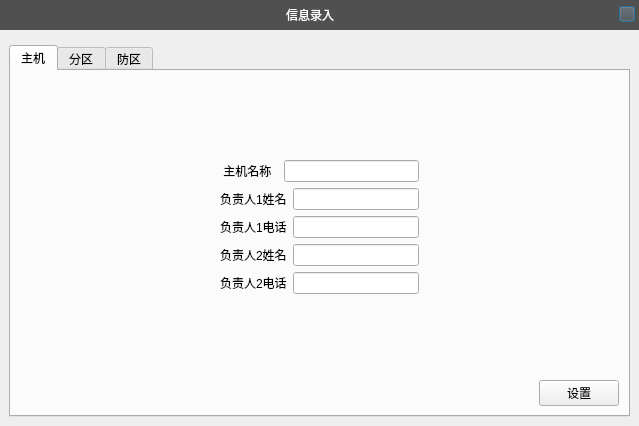
<?xml version="1.0" encoding="UTF-8"?>
<ui version="4.0">
 <class>DataEntryDialog</class>
 <widget class="QDialog" name="DataEntryDialog">
  <property name="geometry">
   <rect>
    <x>0</x>
    <y>0</y>
    <width>639</width>
    <height>426</height>
   </rect>
  </property>
  <property name="windowTitle">
   <string>Dialog</string>
  </property>
  <layout class="QVBoxLayout" name="verticalLayout_10">
   <property name="leftMargin">
    <number>0</number>
   </property>
   <property name="topMargin">
    <number>0</number>
   </property>
   <property name="rightMargin">
    <number>0</number>
   </property>
   <property name="bottomMargin">
    <number>0</number>
   </property>
   <item>
    <layout class="QVBoxLayout" name="verticalLayout_9">
     <item>
      <widget class="QWidget" name="widget" native="true">
       <property name="minimumSize">
        <size>
         <width>0</width>
         <height>30</height>
        </size>
       </property>
       <property name="maximumSize">
        <size>
         <width>16777215</width>
         <height>30</height>
        </size>
       </property>
       <property name="styleSheet">
        <string notr="true">background-color:rgb(80, 80, 80);
color: rgb(255, 255, 255);</string>
       </property>
       <layout class="QHBoxLayout" name="horizontalLayout_11">
        <property name="spacing">
         <number>0</number>
        </property>
        <property name="leftMargin">
         <number>0</number>
        </property>
        <property name="topMargin">
         <number>0</number>
        </property>
        <property name="rightMargin">
         <number>0</number>
        </property>
        <property name="bottomMargin">
         <number>0</number>
        </property>
        <item>
         <layout class="QHBoxLayout" name="horizontalLayout_10">
          <item>
           <spacer name="horizontalSpacer_6">
            <property name="orientation">
             <enum>Qt::Horizontal</enum>
            </property>
            <property name="sizeHint" stdset="0">
             <size>
              <width>40</width>
              <height>20</height>
             </size>
            </property>
           </spacer>
          </item>
          <item>
           <widget class="QLabel" name="label_8">
            <property name="text">
             <string>信息录入</string>
            </property>
           </widget>
          </item>
          <item>
           <spacer name="horizontalSpacer_7">
            <property name="orientation">
             <enum>Qt::Horizontal</enum>
            </property>
            <property name="sizeHint" stdset="0">
             <size>
              <width>40</width>
              <height>20</height>
             </size>
            </property>
           </spacer>
          </item>
          <item>
           <layout class="QVBoxLayout" name="verticalLayout_3">
            <property name="topMargin">
             <number>6</number>
            </property>
            <item>
             <widget class="CPushButton" name="closePushButton">
              <property name="minimumSize">
               <size>
                <width>16</width>
                <height>16</height>
               </size>
              </property>
              <property name="maximumSize">
               <size>
                <width>16</width>
                <height>16</height>
               </size>
              </property>
              <property name="text">
               <string/>
              </property>
             </widget>
            </item>
            <item>
             <spacer name="verticalSpacer_3">
              <property name="orientation">
               <enum>Qt::Vertical</enum>
              </property>
              <property name="sizeHint" stdset="0">
               <size>
                <width>20</width>
                <height>40</height>
               </size>
              </property>
             </spacer>
            </item>
           </layout>
          </item>
         </layout>
        </item>
       </layout>
      </widget>
     </item>
     <item>
      <layout class="QVBoxLayout" name="verticalLayout_8">
       <property name="leftMargin">
        <number>9</number>
       </property>
       <property name="topMargin">
        <number>9</number>
       </property>
       <property name="rightMargin">
        <number>9</number>
       </property>
       <property name="bottomMargin">
        <number>9</number>
       </property>
       <item>
        <widget class="QTabWidget" name="partTabWidget">
         <property name="currentIndex">
          <number>0</number>
         </property>
         <widget class="QWidget" name="tab">
          <attribute name="title">
           <string>主机</string>
          </attribute>
          <layout class="QVBoxLayout" name="verticalLayout_4">
           <item>
            <layout class="QVBoxLayout" name="verticalLayout_2">
             <item>
              <spacer name="verticalSpacer">
               <property name="orientation">
                <enum>Qt::Vertical</enum>
               </property>
               <property name="sizeHint" stdset="0">
                <size>
                 <width>20</width>
                 <height>40</height>
                </size>
               </property>
              </spacer>
             </item>
             <item>
              <layout class="QHBoxLayout" name="horizontalLayout_6">
               <item>
                <spacer name="horizontalSpacer">
                 <property name="orientation">
                  <enum>Qt::Horizontal</enum>
                 </property>
                 <property name="sizeHint" stdset="0">
                  <size>
                   <width>40</width>
                   <height>20</height>
                  </size>
                 </property>
                </spacer>
               </item>
               <item>
                <layout class="QVBoxLayout" name="verticalLayout">
                 <item>
                  <layout class="QHBoxLayout" name="horizontalLayout_5">
                   <item>
                    <widget class="QLabel" name="label">
                     <property name="text">
                      <string> 主机名称  </string>
                     </property>
                    </widget>
                   </item>
                   <item>
                    <widget class="QLineEdit" name="alarmDeviceNamelineEdit"/>
                   </item>
                  </layout>
                 </item>
                 <item>
                  <layout class="QHBoxLayout" name="horizontalLayout">
                   <item>
                    <widget class="QLabel" name="label_2">
                     <property name="text">
                      <string>负责人1姓名</string>
                     </property>
                    </widget>
                   </item>
                   <item>
                    <widget class="QLineEdit" name="charge1lineEdit"/>
                   </item>
                  </layout>
                 </item>
                 <item>
                  <layout class="QHBoxLayout" name="horizontalLayout_2">
                   <item>
                    <widget class="QLabel" name="label_5">
                     <property name="text">
                      <string>负责人1电话</string>
                     </property>
                    </widget>
                   </item>
                   <item>
                    <widget class="QLineEdit" name="charg1PhoneEdit"/>
                   </item>
                  </layout>
                 </item>
                 <item>
                  <layout class="QHBoxLayout" name="horizontalLayout_3">
                   <item>
                    <widget class="QLabel" name="label_4">
                     <property name="text">
                      <string>负责人2姓名</string>
                     </property>
                    </widget>
                   </item>
                   <item>
                    <widget class="QLineEdit" name="charge2lineEdit"/>
                   </item>
                  </layout>
                 </item>
                 <item>
                  <layout class="QHBoxLayout" name="horizontalLayout_4">
                   <item>
                    <widget class="QLabel" name="label_3">
                     <property name="text">
                      <string>负责人2电话</string>
                     </property>
                    </widget>
                   </item>
                   <item>
                    <widget class="QLineEdit" name="charg2PhoneEdit"/>
                   </item>
                  </layout>
                 </item>
                </layout>
               </item>
               <item>
                <spacer name="horizontalSpacer_2">
                 <property name="orientation">
                  <enum>Qt::Horizontal</enum>
                 </property>
                 <property name="sizeHint" stdset="0">
                  <size>
                   <width>40</width>
                   <height>20</height>
                  </size>
                 </property>
                </spacer>
               </item>
              </layout>
             </item>
             <item>
              <spacer name="verticalSpacer_2">
               <property name="orientation">
                <enum>Qt::Vertical</enum>
               </property>
               <property name="sizeHint" stdset="0">
                <size>
                 <width>20</width>
                 <height>40</height>
                </size>
               </property>
              </spacer>
             </item>
             <item>
              <layout class="QHBoxLayout" name="horizontalLayout_7">
               <item>
                <spacer name="horizontalSpacer_3">
                 <property name="orientation">
                  <enum>Qt::Horizontal</enum>
                 </property>
                 <property name="sizeHint" stdset="0">
                  <size>
                   <width>40</width>
                   <height>20</height>
                  </size>
                 </property>
                </spacer>
               </item>
               <item>
                <widget class="QPushButton" name="pushButton">
                 <property name="text">
                  <string>设置</string>
                 </property>
                </widget>
               </item>
              </layout>
             </item>
            </layout>
           </item>
          </layout>
         </widget>
         <widget class="QWidget" name="tab_2">
          <attribute name="title">
           <string>分区</string>
          </attribute>
          <layout class="QVBoxLayout" name="verticalLayout_5">
           <item>
            <widget class="QTableView" name="partTableView"/>
           </item>
           <item>
            <layout class="QHBoxLayout" name="horizontalLayout_8">
             <item>
              <widget class="QLabel" name="label_6">
               <property name="styleSheet">
                <string notr="true">font: 10pt &quot;仿宋&quot;;</string>
               </property>
               <property name="text">
                <string>*联系人信息未录入，将同步主机联系人信息</string>
               </property>
              </widget>
             </item>
             <item>
              <spacer name="horizontalSpacer_4">
               <property name="orientation">
                <enum>Qt::Horizontal</enum>
               </property>
               <property name="sizeHint" stdset="0">
                <size>
                 <width>40</width>
                 <height>20</height>
                </size>
               </property>
              </spacer>
             </item>
             <item>
              <widget class="QPushButton" name="partDelePushButton">
               <property name="text">
                <string>删除</string>
               </property>
              </widget>
             </item>
             <item>
              <widget class="QPushButton" name="partAddPushButton">
               <property name="text">
                <string>添加</string>
               </property>
              </widget>
             </item>
             <item>
              <widget class="QPushButton" name="partSaveButton">
               <property name="text">
                <string>编辑</string>
               </property>
              </widget>
             </item>
            </layout>
           </item>
          </layout>
         </widget>
         <widget class="QWidget" name="tab_3">
          <attribute name="title">
           <string>防区</string>
          </attribute>
          <layout class="QVBoxLayout" name="verticalLayout_7">
           <item>
            <layout class="QVBoxLayout" name="verticalLayout_6">
             <item>
              <widget class="QTableView" name="alarmTableView"/>
             </item>
             <item>
              <layout class="QHBoxLayout" name="horizontalLayout_9">
               <item>
                <widget class="QLabel" name="label_7">
                 <property name="styleSheet">
                  <string notr="true">font: 10pt &quot;仿宋&quot;;</string>
                 </property>
                 <property name="text">
                  <string>*联系人信息未录入，将同步分区联系人信息</string>
                 </property>
                </widget>
               </item>
               <item>
                <spacer name="horizontalSpacer_5">
                 <property name="orientation">
                  <enum>Qt::Horizontal</enum>
                 </property>
                 <property name="sizeHint" stdset="0">
                  <size>
                   <width>40</width>
                   <height>20</height>
                  </size>
                 </property>
                </spacer>
               </item>
               <item>
                <widget class="QPushButton" name="alarmDelPushButton">
                 <property name="text">
                  <string>删除</string>
                 </property>
                </widget>
               </item>
               <item>
                <widget class="QPushButton" name="alarmAddpushButton">
                 <property name="text">
                  <string>添加</string>
                 </property>
                </widget>
               </item>
               <item>
                <widget class="QPushButton" name="alarmEditPushButton">
                 <property name="text">
                  <string>编辑</string>
                 </property>
                </widget>
               </item>
              </layout>
             </item>
            </layout>
           </item>
          </layout>
         </widget>
        </widget>
       </item>
       <item>
        <spacer name="verticalSpacer_4">
         <property name="orientation">
          <enum>Qt::Vertical</enum>
         </property>
         <property name="sizeType">
          <enum>QSizePolicy::Fixed</enum>
         </property>
         <property name="sizeHint" stdset="0">
          <size>
           <width>20</width>
           <height>0</height>
          </size>
         </property>
        </spacer>
       </item>
      </layout>
     </item>
    </layout>
   </item>
  </layout>
 </widget>
 <customwidgets>
  <customwidget>
   <class>CPushButton</class>
   <extends>QPushButton</extends>
   <header location="global">D:\git\l110\customContro\cpushbutton.h</header>
  </customwidget>
 </customwidgets>
 <resources/>
 <connections/>
</ui>
